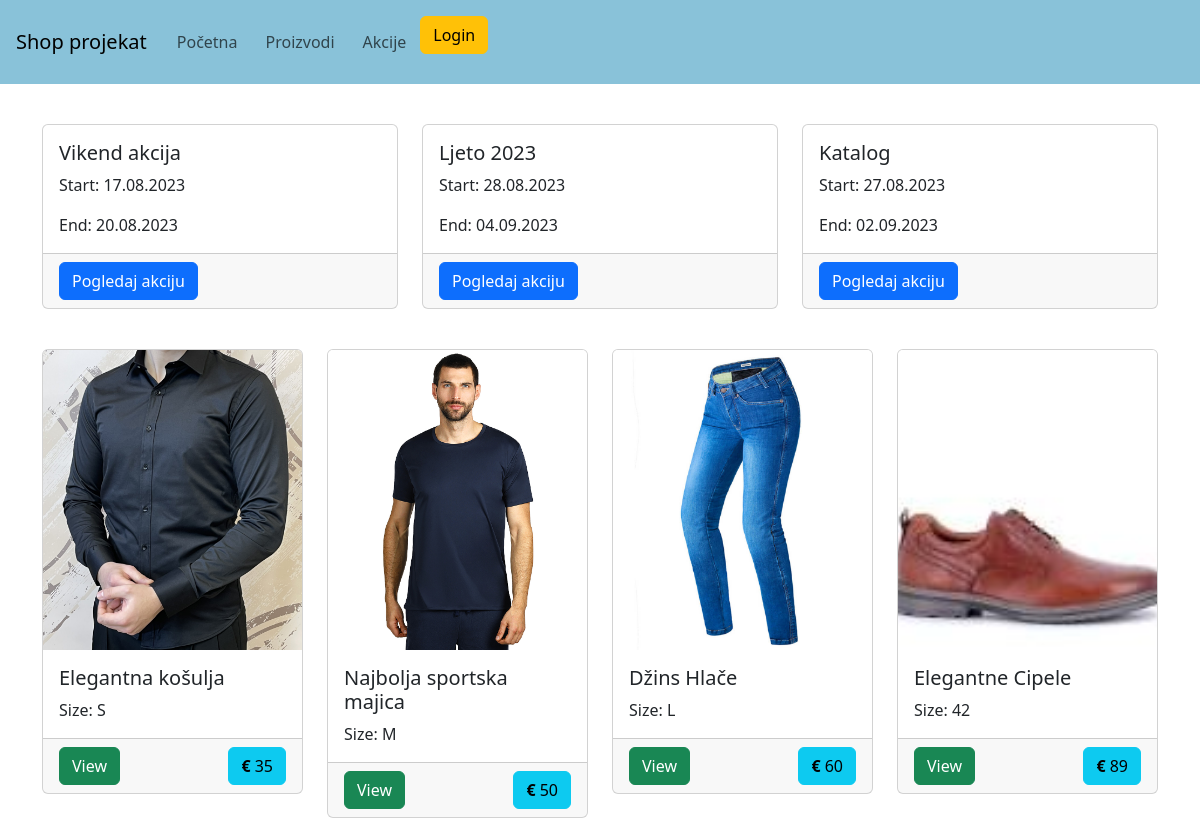
The page / on the database its author committed.
### tables this page shows
CREATE TABLE `discounts` (
  `discount_id` int(11) NOT NULL,
  `name` varchar(255) NOT NULL,
  `start_date` date NOT NULL,
  `end_date` date NOT NULL
);

CREATE TABLE `products` (
  `product_id` int(11) NOT NULL,
  `name` varchar(255) NOT NULL,
  `price` varchar(255) NOT NULL,
  `size` varchar(255) NOT NULL,
  `image` varchar(255) NOT NULL,
  `created_at` datetime NOT NULL DEFAULT current_timestamp()
);

### app/classes/User.php (called while the page is built, shortened)
<?php
class User{
    public function is_loggedIn():bool
    {
        if (isset($_SESSION['user_id'])){
            return true;
        }return false;
    }
}

### app/classes/Product.php (called while the page is built, shortened)
<?php
class Product{
    protected $conn;
    public function __construct(){
        global $conn;
        $this->conn = $conn;
    }
    public function get_all(){
        $sql = "SELECT * FROM products";
        $res = $this->conn->query($sql);
        return $res->fetch_all(MYSQLI_ASSOC);
    }
}

### app/classes/Discount.php (called while the page is built, shortened)
<?php
require_once 'Product.php';
class Discount extends Product
{
    public function get_all_discounts()
    {
        $sql = "SELECT * FROM discounts";
        $result = $this->conn->query($sql);
        if ($result) {
            return $result->fetch_all(MYSQLI_ASSOC);
        } else {
            return false;
        }
    }
}

### app/classes/Utils.php (called while the page is built)
<?php
class Utils
{
    function format_date($date)
    {
        $timestamp = strtotime($date);
        return date('d.m.Y', $timestamp);
    }
}

### index.php (the view, shortened to what this page needs)
<?php
require_once ("inc/header.php");
require_once 'app/classes/Product.php';
$products = new Product();
$allproducts = $products->get_all();
require_once 'discounts.php';
?>
    <div class="row row-cols-2 row-cols-md-2 row-cols-lg-4 g-4 mt-3">
        <?php foreach ($allproducts as $product) : ?>
            <div class="col">
                <div class="card">
                    <div class="img-container">
                        <img src="public/images/<?php echo $product['image']; ?>" class="card-img-top img-cover">
                    </div>
                    <div class="card-body">
                        <h5 class="card-title"><?php echo $product['name']; ?></h5>
                        <p class="card-text">Size: <?php echo $product['size']; ?></p>
                    </div>
                    <div class="card-footer">
                        <a href="product.php?id=<?= $product['product_id'] ?>" class="btn btn-success float-start">View</a>
                        <span class="btn btn-info float-end"><strong>€ </strong><?php echo $product['price']; ?></span>
                    </div>
                </div>
            </div>
        <?php endforeach; ?>
    </div>
<?php require_once "inc/footer.php"; ?>

### inc/header.php (shortened to what this page needs)
<!DOCTYPE html>
<html lang="en">
<head>
    <link rel="stylesheet" href="public/css/style.css">
    <link href="https://cdn.jsdelivr.net/npm/bootstrap@5.3.1/dist/css/bootstrap.min.css" rel="stylesheet">
</head>
<body>
<?php require_once "inc/top_navbar.php"?>
    <div class="container">

### inc/top_navbar.php (shortened to what this page needs)
<?php
require_once 'app/classes/User.php';
$user = new User();
?>
<nav class="navbar navbar-expand-lg navbar-light p-3 mainMenu">
    <a class="navbar-brand" href="index.php">Shop projekat</a>
    <div class="collapse navbar-collapse" id="navbarNav">
        <ul class="navbar-nav">
            <li class="nav-item">
                <a class="nav-link" href="index.php">Početna</a>
            </li>
            <li class="nav-item">
                <a class="nav-link" href="products.php">Proizvodi</a>
            </li>
            <li class="nav-item">
                <a class="nav-link" href="discounts.php">Akcije</a>
            </li>
            <?php if ($user->is_loggedIn()): ?>
                <li class="nav-item">
                    <a class="nav-link" href="cart.php">Korpa</a>
                </li>
                <li class="nav-item">
                    <a class="nav-link" href="orders.php">Moje narudžbe</a>
                </li>
                <li><a class="btn btn-danger" href="logout.php">Logout</a></li>
            <?php else: ?>
                <li><a class="btn btn-warning" href="login.php">Login</a></li>
            <?php endif ?>
        </ul>
    </div>
</nav>

### discounts.php (shortened to what this page needs)
<?php
require_once 'inc/header.php';
require_once('app/classes/Discount.php');
require_once('app/classes/Utils.php');
$discount = new Discount();
$utils = new Utils();
$discounts = $discount->get_all_discounts();
?>
<div class="row row-cols-1 row-cols-md-2 row-cols-lg-3 g-4 mt-3">
    <?php foreach ($discounts as $discount) : ?>
        <div class="col">
            <div class="card h-100">
                <div class="card-body">
                    <h5 class="card-title"><?php echo $discount['name']; ?></h5>
                    <p class="card-text">Start: <?php echo $utils->format_date($discount['start_date']); ?></p>
                    <p class="card-text">End: <?php echo $utils->format_date($discount['end_date']); ?></p>
                </div>
                <div class="card-footer">
                    <a href="discount.php?id=<?php echo $discount['discount_id']; ?>" class="btn btn-primary">Pogledaj akciju</a>
                </div>
            </div>
        </div>
    <?php endforeach; ?>
</div>

### inc/footer.php (shortened to what this page needs)
</div>
</body>
</html>

### public/css/style.css (style rules this page uses)
:root { --prussian-blue: #012a4aff; --indigo-dye: #013a63ff; --indigo-dye-2: #01497cff; --indigo-dye-3: #014f86ff; --ucla-blue: #2a6f97ff; --cerulean: #2c7da0ff; --air-force-blue: #468fafff; --air-superiority-blue: #61a5c2ff; --sky-blue: #89c2d9ff; --light-blue: #a9d6e5ff; --orange: #ff9f1aff; }
.nav-item { margin: 4px; padding: 2px; }
body { font-family: Arial, sans-serif; margin: 0; padding: 0; background-color: var(--prussian-blue); color: white; }
.mainMenu { background-color: var(--sky-blue); }
.img-container { overflow: hidden; height: 300px; }
.img-cover { width: 100%; height: 100%; object-fit: cover; }

### rows shown on the page
discounts: name "Vikend akcija", start_date "17.08.2023", end_date "20.08.2023"
discounts: name "Ljeto 2023", start_date "28.08.2023", end_date "04.09.2023"
discounts: name "Katalog", start_date "27.08.2023", end_date "02.09.2023"
products: image (picture), name "Elegantna košulja", size "S", price "35"
products: image (picture), name "Najbolja sportska majica", size "M", price "50"
products: image (picture), name "Džins Hlače", size "L", price "60"
products: image (picture), name "Elegantne Cipele", size "42", price "89"
